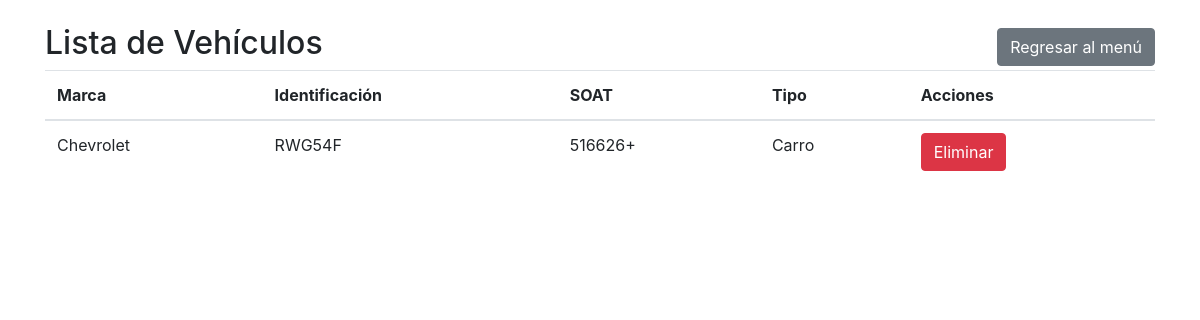
The page /listar/vehiculo on the database its author committed.
### maoweb/models.py (models this page shows)
class vehiculo (models.Model):
    marca = models.CharField(max_length=20, primary_key='True')
    v_ident = models.CharField(max_length=20)
    soat = models.CharField(max_length=20)
    tipo = models.CharField(max_length=20)
    vias_frecuentes = models.CharField(max_length=20)
    marca = models.CharField(max_length=20)
    combustible = models.CharField(max_length=30)
    transmision = models.CharField(max_length=30)

### maoweb/views.py (the view)
# urls.py: path('listar/vehiculo', listar_vehiculos, name='listar_vehiculos'),
def listar_vehiculos(request):
    vehiculos = vehiculo.objects.all()  # Obtiene todos los vehículos
    return render(request, 'listar_vehiculos.html', {'vehiculos': vehiculos})

### parcial1/templates/listar_vehiculos.html (shortened to what this page needs)
<!DOCTYPE html>
<html lang="es">
<head>
    <link href="https://stackpath.bootstrapcdn.com/bootstrap/4.5.2/css/bootstrap.min.css" rel="stylesheet">
</head>
<body>
    <div class="container mt-4">
        <div class="d-flex justify-content-between align-items-center">
            <h2>Lista de Vehículos</h2>
            <a href="{% url 'menu' %}" class="btn btn-secondary">Regresar al menú</a>
        </div>
        <table class="table">
            <thead>
                <tr>
                    <th>Marca</th>
                    <th>Identificación</th>
                    <th>SOAT</th>
                    <th>Tipo</th>
                    <th>Acciones</th>
                </tr>
            </thead>
            <tbody>
                {% for vehiculo in vehiculos %}
                <tr>
                    <td>{{ vehiculo.marca }}</td>
                    <td>{{ vehiculo.v_ident }}</td>
                    <td>{{ vehiculo.soat }}</td>
                    <td>{{ vehiculo.tipo }}</td>
                    <td>
                        <a href="{% url 'eliminar_vehiculo' vehiculo.id %}" class="btn btn-danger">Eliminar</a>
                    </td>
                </tr>
                {% endfor %}
            </tbody>
        </table>
    </div>
</body>
</html>

### rows shown on the page
vehiculo: marca "Chevrolet", v_ident "RWG54F", soat "516626+", tipo "Carro"
